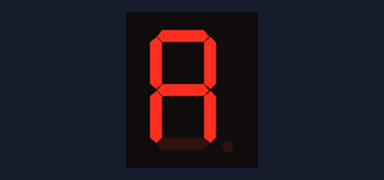
The sketch below on a simulated Arduino Mega 2560, built with avr-gcc and run on an emulated ATmega2560. On the bench: 1-digit seven-segment display. Wiring (from diagram.json): 1-digit 7-segment display, segments lit when HIGH: segments pin 54, pin 55, pin 56, pin 57, pin 58, pin 59, pin 60, pin 61. The segment pins are drawn as the display they are named for.

Above: at 0.1 s.
At 0.9 s:
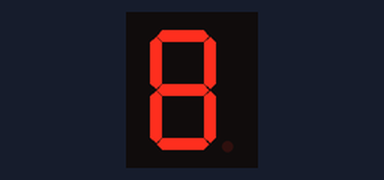
At 1.8 s:
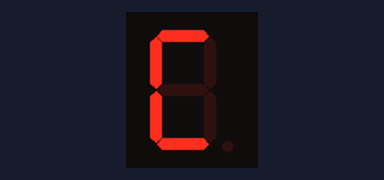
At 2.7 s:
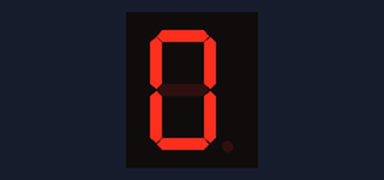
At 3.6 s:
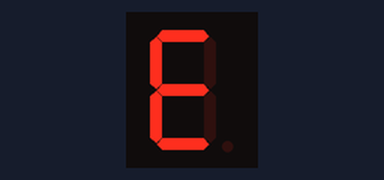
At 4.4 s:
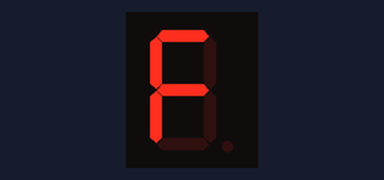

Measured:
- by itself, everything shown: repeats every 5.3 s, in 6 steps
- what the display in image 1 shows lasts 0.9 s, from 0.9 s to 1.8 s

The sketch:

sketch.ino
```cpp
//Display A – F in a loop


int display_number(uint8_t num);
void setup()
{
  // put your setup code here, to run once:
  //7segment display is connected to PORTF
  //switches are connected to port k.

  volatile char *dirf = (char*)0x30;//DDRF – Port F Data Direction Register
  volatile char *dirk = (char*)0x107;//DDRK – Port K Data Direction Register
  volatile char *outf = (char*)0x31;//PORTF – Port F Data Register
  volatile char *ink = (char*)0x106;// PINK – Port K Input Pins Address

  *dirf = 0xFF;//set PORT F as o/p port .
  *dirk = 0x00;//set PORT K as i/p port .

  volatile long button,  j;
  uint8_t i;
  while (1)
  {
    for (i = 10; i < 16; i++)
    {
      *outf = display_number(i);
      for (j = 0; j < 400000; j++);
    }
  }
}
int display_number(uint8_t num)
{
  long int x;
  //0-9 and A-F
  long seven_segment[] = {0x3F,//0
                          0x06,//1
                          0x5B,//2
                          0x4F,//3
                          0x66,//4
                          0x6D,//5
                          0x7D,//6
                          0x07,//7
                          0x7F,//8
                          0x67,//9
                          0x77,//A
                          0x7F,//B
                          0x39,//C
                          0x3F,//D
                          0x79,//E
                          0x71//F
                         };
  x = seven_segment[num];
  return x;
}
```
